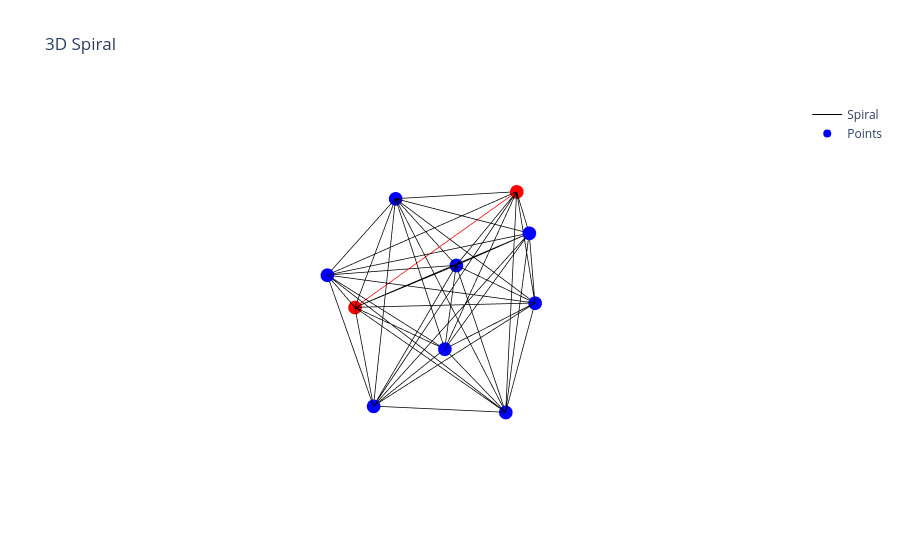

Source (notebook cell):
### Code cell
import numpy as np

import plotly.graph_objects as go

# Generate spiral points
num_points = 10
theta = np.linspace(0, 4 * np.pi, num_points)  # Angle for the spiral
z = np.linspace(0, 2, num_points)  # Height of the spiral
x = np.sin(theta)  # X-coordinates
y = np.cos(theta)  # Y-coordinates

# Define indices for red points
red_indices = [2, 8]

# Define colors for the points
colors = ['red' if i in red_indices else 'blue' for i in range(num_points)]

# Create the figure
fig = go.Figure()

# Add the spiral line
fig.add_trace(go.Scatter3d(
    x=x, y=y, z=z,
    mode='lines',
    line=dict(color='black', width=1),  # Thick black lines
    name='Spiral'
))

# Add the points
fig.add_trace(go.Scatter3d(
    x=x, y=y, z=z,
    mode='markers',
    marker=dict(size=8, color=colors),  # Color the points
    name='Points'
))

# Update layout
fig.update_layout(
    title='3D Spiral',
    scene=dict(
        xaxis_title='X',
        yaxis_title='Y',
        zaxis_title='Z'
    )
)

# Add lines connecting each point to every other point
for i in range(num_points):
    for j in range(i + 1, num_points):
        color = 'red' if i in red_indices and j in red_indices else 'black'
        fig.add_trace(go.Scatter3d(
            x=[x[i], x[j]],
            y=[y[i], y[j]],
            z=[z[i], z[j]],
            mode='lines',
            line=dict(color=color, width=1.5),
            showlegend=False
        ))


fig.update_layout(
    scene=dict(
        xaxis=dict(visible=False),
        yaxis=dict(visible=False),
        zaxis=dict(visible=False)
    )
)
# Show the plot
fig.show()

### Figure 1 — Plotly figure (JSON) as saved in the notebook; plotly's stock layout.template omitted (floating-point values rounded to 4 significant figures)
{"data": [{"line": {"color": "black", "width": 1}, "mode": "lines", "name": "Spiral", "type": "scatter3d", "x": [0.0, 0.9848, 0.342, -0.866, -0.6428, 0.6428, 0.866, -0.342, -0.9848, -4.899e-16], "y": [1.0, 0.1736, -0.9397, -0.5, 0.766, 0.766, -0.5, -0.9397, 0.1736, 1.0], "z": [0.0, 0.2222, 0.4444, 0.6667, 0.8889, 1.111, 1.333, 1.556, 1.778, 2.0]}, {"marker": {"color": ["blue", "blue", "red", "blue", "blue", "blue", "blue", "blue", "red", "blue"], "size": 8}, "mode": "markers", "name": "Points", "type": "scatter3d", "x": [0.0, 0.9848, 0.342, -0.866, -0.6428, 0.6428, 0.866, -0.342, -0.9848, -4.899e-16], "y": [1.0, 0.1736, -0.9397, -0.5, 0.766, 0.766, -0.5, -0.9397, 0.1736, 1.0], "z": [0.0, 0.2222, 0.4444, 0.6667, 0.8889, 1.111, 1.333, 1.556, 1.778, 2.0]}, {"line": {"color": "black", "width": 1.5}, "mode": "lines", "showlegend": false, "type": "scatter3d", "x": [0, 0.9848], "y": [1, 0.1736], "z": [0, 0.2222]}, {"line": {"color": "black", "width": 1.5}, "mode": "lines", "showlegend": false, "type": "scatter3d", "x": [0, 0.342], "y": [1, -0.9397], "z": [0, 0.4444]}, {"line": {"color": "black", "width": 1.5}, "mode": "lines", "showlegend": false, "type": "scatter3d", "x": [0, -0.866], "y": [1, -0.5], "z": [0, 0.6667]}, {"line": {"color": "black", "width": 1.5}, "mode": "lines", "showlegend": false, "type": "scatter3d", "x": [0, -0.6428], "y": [1, 0.766], "z": [0, 0.8889]}, {"line": {"color": "black", "width": 1.5}, "mode": "lines", "showlegend": false, "type": "scatter3d", "x": [0, 0.6428], "y": [1, 0.766], "z": [0, 1.111]}, {"line": {"color": "black", "width": 1.5}, "mode": "lines", "showlegend": false, "type": "scatter3d", "x": [0, 0.866], "y": [1, -0.5], "z": [0, 1.333]}, {"line": {"color": "black", "width": 1.5}, "mode": "lines", "showlegend": false, "type": "scatter3d", "x": [0, -0.342], "y": [1, -0.9397], "z": [0, 1.556]}, {"line": {"color": "black", "width": 1.5}, "mode": "lines", "showlegend": false, "type": "scatter3d", "x": [0, -0.9848], "y": [1, 0.1736], "z": [0, 1.778]}, {"line": {"color": "black", "width": 1.5}, "mode": "lines", "showlegend": false, "type": "scatter3d", "x": [0, -4.899e-16], "y": [1, 1], "z": [0, 2]}, {"line": {"color": "black", "width": 1.5}, "mode": "lines", "showlegend": false, "type": "scatter3d", "x": [0.9848, 0.342], "y": [0.1736, -0.9397], "z": [0.2222, 0.4444]}, {"line": {"color": "black", "width": 1.5}, "mode": "lines", "showlegend": false, "type": "scatter3d", "x": [0.9848, -0.866], "y": [0.1736, -0.5], "z": [0.2222, 0.6667]}, {"line": {"color": "black", "width": 1.5}, "mode": "lines", "showlegend": false, "type": "scatter3d", "x": [0.9848, -0.6428], "y": [0.1736, 0.766], "z": [0.2222, 0.8889]}, {"line": {"color": "black", "width": 1.5}, "mode": "lines", "showlegend": false, "type": "scatter3d", "x": [0.9848, 0.6428], "y": [0.1736, 0.766], "z": [0.2222, 1.111]}, {"line": {"color": "black", "width": 1.5}, "mode": "lines", "showlegend": false, "type": "scatter3d", "x": [0.9848, 0.866], "y": [0.1736, -0.5], "z": [0.2222, 1.333]}, {"line": {"color": "black", "width": 1.5}, "mode": "lines", "showlegend": false, "type": "scatter3d", "x": [0.9848, -0.342], "y": [0.1736, -0.9397], "z": [0.2222, 1.556]}, {"line": {"color": "black", "width": 1.5}, "mode": "lines", "showlegend": false, "type": "scatter3d", "x": [0.9848, -0.9848], "y": [0.1736, 0.1736], "z": [0.2222, 1.778]}, {"line": {"color": "black", "width": 1.5}, "mode": "lines", "showlegend": false, "type": "scatter3d", "x": [0.9848, -4.899e-16], "y": [0.1736, 1], "z": [0.2222, 2]}, {"line": {"color": "black", "width": 1.5}, "mode": "lines", "showlegend": false, "type": "scatter3d", "x": [0.342, -0.866], "y": [-0.9397, -0.5], "z": [0.4444, 0.6667]}, {"line": {"color": "black", "width": 1.5}, "mode": "lines", "showlegend": false, "type": "scatter3d", "x": [0.342, -0.6428], "y": [-0.9397, 0.766], "z": [0.4444, 0.8889]}, {"line": {"color": "black", "width": 1.5}, "mode": "lines", "showlegend": false, "type": "scatter3d", "x": [0.342, 0.6428], "y": [-0.9397, 0.766], "z": [0.4444, 1.111]}, {"line": {"color": "black", "width": 1.5}, "mode": "lines", "showlegend": false, "type": "scatter3d", "x": [0.342, 0.866], "y": [-0.9397, -0.5], "z": [0.4444, 1.333]}, {"line": {"color": "black", "width": 1.5}, "mode": "lines", "showlegend": false, "type": "scatter3d", "x": [0.342, -0.342], "y": [-0.9397, -0.9397], "z": [0.4444, 1.556]}, {"line": {"color": "red", "width": 1.5}, "mode": "lines", "showlegend": false, "type": "scatter3d", "x": [0.342, -0.9848], "y": [-0.9397, 0.1736], "z": [0.4444, 1.778]}, {"line": {"color": "black", "width": 1.5}, "mode": "lines", "showlegend": false, "type": "scatter3d", "x": [0.342, -4.899e-16], "y": [-0.9397, 1], "z": [0.4444, 2]}, {"line": {"color": "black", "width": 1.5}, "mode": "lines", "showlegend": false, "type": "scatter3d", "x": [-0.866, -0.6428], "y": [-0.5, 0.766], "z": [0.6667, 0.8889]}, {"line": {"color": "black", "width": 1.5}, "mode": "lines", "showlegend": false, "type": "scatter3d", "x": [-0.866, 0.6428], "y": [-0.5, 0.766], "z": [0.6667, 1.111]}, {"line": {"color": "black", "width": 1.5}, "mode": "lines", "showlegend": false, "type": "scatter3d", "x": [-0.866, 0.866], "y": [-0.5, -0.5], "z": [0.6667, 1.333]}, {"line": {"color": "black", "width": 1.5}, "mode": "lines", "showlegend": false, "type": "scatter3d", "x": [-0.866, -0.342], "y": [-0.5, -0.9397], "z": [0.6667, 1.556]}, {"line": {"color": "black", "width": 1.5}, "mode": "lines", "showlegend": false, "type": "scatter3d", "x": [-0.866, -0.9848], "y": [-0.5, 0.1736], "z": [0.6667, 1.778]}, {"line": {"color": "black", "width": 1.5}, "mode": "lines", "showlegend": false, "type": "scatter3d", "x": [-0.866, -4.899e-16], "y": [-0.5, 1], "z": [0.6667, 2]}, {"line": {"color": "black", "width": 1.5}, "mode": "lines", "showlegend": false, "type": "scatter3d", "x": [-0.6428, 0.6428], "y": [0.766, 0.766], "z": [0.8889, 1.111]}, {"line": {"color": "black", "width": 1.5}, "mode": "lines", "showlegend": false, "type": "scatter3d", "x": [-0.6428, 0.866], "y": [0.766, -0.5], "z": [0.8889, 1.333]}, {"line": {"color": "black", "width": 1.5}, "mode": "lines", "showlegend": false, "type": "scatter3d", "x": [-0.6428, -0.342], "y": [0.766, -0.9397], "z": [0.8889, 1.556]}, {"line": {"color": "black", "width": 1.5}, "mode": "lines", "showlegend": false, "type": "scatter3d", "x": [-0.6428, -0.9848], "y": [0.766, 0.1736], "z": [0.8889, 1.778]}, {"line": {"color": "black", "width": 1.5}, "mode": "lines", "showlegend": false, "type": "scatter3d", "x": [-0.6428, -4.899e-16], "y": [0.766, 1], "z": [0.8889, 2]}, {"line": {"color": "black", "width": 1.5}, "mode": "lines", "showlegend": false, "type": "scatter3d", "x": [0.6428, 0.866], "y": [0.766, -0.5], "z": [1.111, 1.333]}, {"line": {"color": "black", "width": 1.5}, "mode": "lines", "showlegend": false, "type": "scatter3d", "x": [0.6428, -0.342], "y": [0.766, -0.9397], "z": [1.111, 1.556]}, {"line": {"color": "black", "width": 1.5}, "mode": "lines", "showlegend": false, "type": "scatter3d", "x": [0.6428, -0.9848], "y": [0.766, 0.1736], "z": [1.111, 1.778]}, {"line": {"color": "black", "width": 1.5}, "mode": "lines", "showlegend": false, "type": "scatter3d", "x": [0.6428, -4.899e-16], "y": [0.766, 1], "z": [1.111, 2]}, {"line": {"color": "black", "width": 1.5}, "mode": "lines", "showlegend": false, "type": "scatter3d", "x": [0.866, -0.342], "y": [-0.5, -0.9397], "z": [1.333, 1.556]}, {"line": {"color": "black", "width": 1.5}, "mode": "lines", "showlegend": false, "type": "scatter3d", "x": [0.866, -0.9848], "y": [-0.5, 0.1736], "z": [1.333, 1.778]}, {"line": {"color": "black", "width": 1.5}, "mode": "lines", "showlegend": false, "type": "scatter3d", "x": [0.866, -4.899e-16], "y": [-0.5, 1], "z": [1.333, 2]}, {"line": {"color": "black", "width": 1.5}, "mode": "lines", "showlegend": false, "type": "scatter3d", "x": [-0.342, -0.9848], "y": [-0.9397, 0.1736], "z": [1.556, 1.778]}, {"line": {"color": "black", "width": 1.5}, "mode": "lines", "showlegend": false, "type": "scatter3d", "x": [-0.342, -4.899e-16], "y": [-0.9397, 1], "z": [1.556, 2]}, {"line": {"color": "black", "width": 1.5}, "mode": "lines", "showlegend": false, "type": "scatter3d", "x": [-0.9848, -4.899e-16], "y": [0.1736, 1], "z": [1.778, 2]}], "layout": {"scene": {"xaxis": {"title": {"text": "X"}, "visible": false}, "yaxis": {"title": {"text": "Y"}, "visible": false}, "zaxis": {"title": {"text": "Z"}, "visible": false}}, "title": {"text": "3D Spiral"}}}
